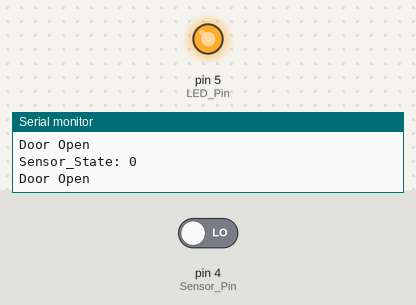
This sketch was run on a simulated Arduino Uno, built with avr-gcc and run on an emulated ATmega328P. Parts: output pins drawn as LEDs (lit = HIGH), the last lines printed to the serial monitor. The inputs (shaded band) are chosen by the test bench; at power-on: pin 4 (Sensor_Pin) LOW.

Above: at 1.2 s.
1.3 s: pin 4 (Sensor_Pin) driven HIGH
At 2.5 s:
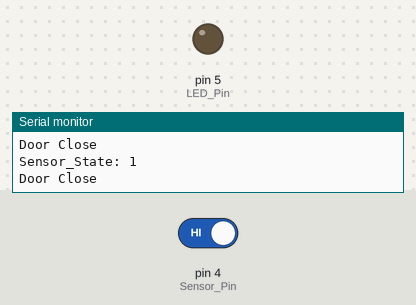
2.8 s: pin 4 (Sensor_Pin) driven LOW
At 4.1 s:
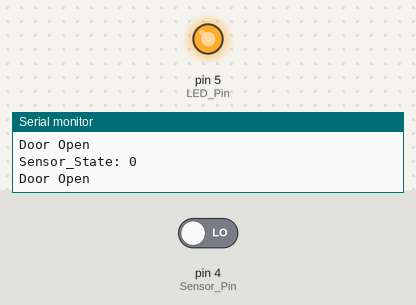
Timing chart, 0 to 5.8 s (numbered marks = the images above; inputs shaded):
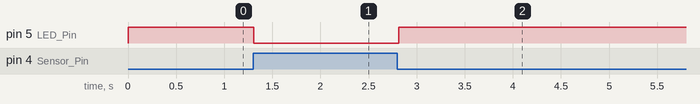

The sketch:

Door_Sensor.ino
```cpp
/*
Welcome to JP Learning
*/
byte Sensor_Pin = 4, LED_Pin = 5;
void setup() {
  Serial.begin(115200);
  pinMode(Sensor_Pin, INPUT);
  pinMode(LED_Pin, OUTPUT);
  Serial.println("\n\nWelcome to JP Learning\n");
}

void loop() {
  bool Sensor_State = digitalRead(Sensor_Pin);
  Serial.println("\nSensor_State: " + String(Sensor_State));
  if (Sensor_State) {
    digitalWrite(LED_Pin, LOW);
    Serial.println("Door Close");
  } else {
    digitalWrite(LED_Pin, HIGH);
    Serial.println("Door Open");
  }
  delay(100);
}
```

Measured:
- after the input at 1.3 s, pin 5 (LED_Pin): HIGH → LOW at once
- after the input at 2.8 s, pin 5 (LED_Pin): LOW → HIGH at once
